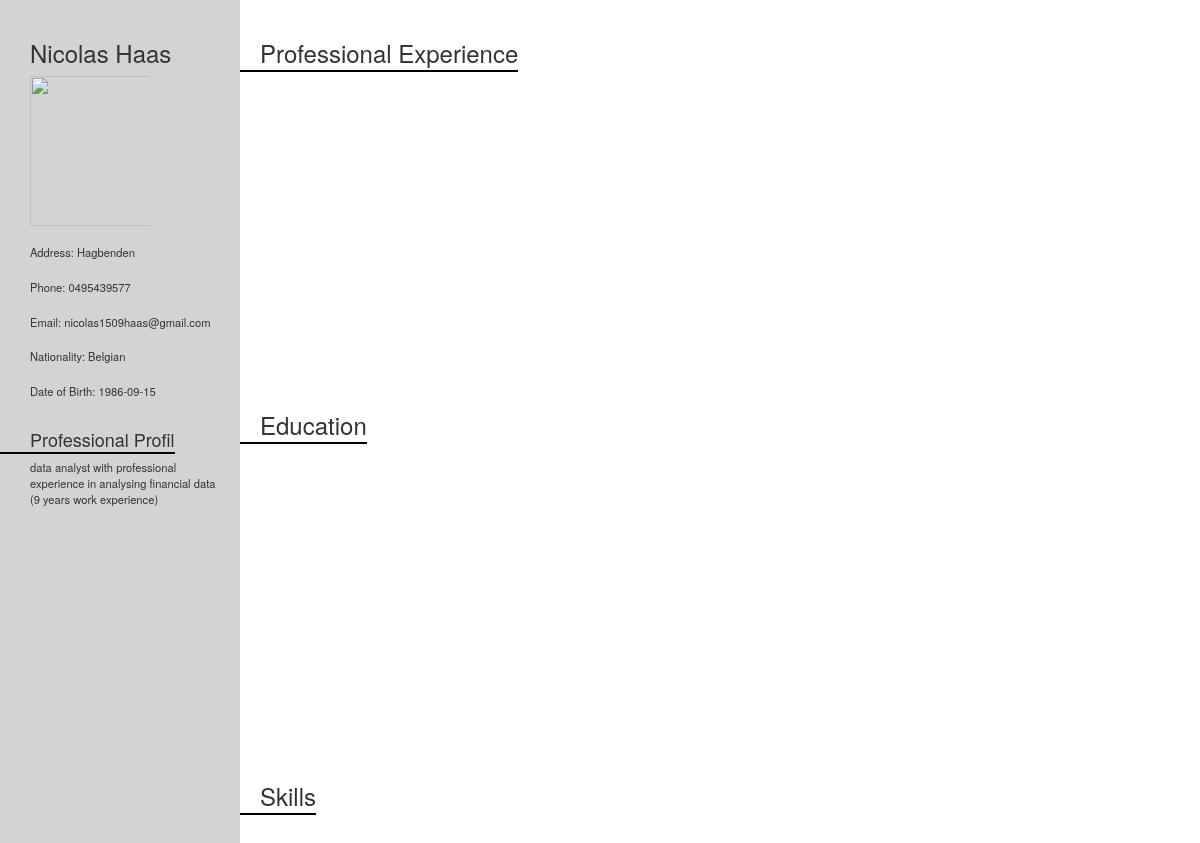
Screenshot of /result (signed in) with the database file from the repository.
### tables this page shows
CREATE TABLE personal (name text,picture image, address text, email text, phone text, nationality text, date_of_birth date, professional text, ID int, FOREIGN KEY(ID) REFERENCES users(id));

### application.py (the view)
@app.route("/result", methods=["GET"])
def result():
    IDe=session["user_id"]
    personal=db.execute("select * from personal order by ID desc limit 1")
    personal=personal.fetchone()
    experience=db.execute("select start_date,end_date,company,description,Place from experience2 where id=?",(IDe,))
    experience=experience.fetchall()
    education=db.execute("select start_date,end_date,institution,study,level,Place from education2 where ide=?",(IDe,))
    education=education.fetchall()
    skills=db.execute("select type from skills where IDE=?",(IDe,))
    skills=skills.fetchall()
    print(skills)
    return render_template("Layout_cv.html", personal=personal, experience=experience,education=education,skills=skills)

### templates/Layout_cv.html (shortened to what this page needs)
<!DOCTYPE html>
<html lang="en">
    <head>
        <link rel="stylesheet" type="text/css" href="https://maxcdn.bootstrapcdn.com/bootstrap/3.3.7/css/bootstrap.min.css">
    </head>
    <body>
        <div>
        <div class="split left">
        <h3 style="padding-left: 30px;">{{personal[0]}}</h3>
        <img src="https://ide-53cec3ba71e4421c9ba3858b9e6757de-8080.cs50.ws/res2" width="150" height="150" style="padding-left: 30px;"/>
        <h2 style="font-size: 0.8em">
        <div><p style="padding-left: 30px;overflow-wrap: break-word;">Address: {{personal[2]}}</p><br /><p style="padding-left: 30px;overflow-wrap: break-word;">Phone: {{personal[4]}}</p><br /><p style="padding-left: 30px;overflow-wrap: break-word;">Email: {{personal[3]}}</p><br /><p style="padding-left: 30px;overflow-wrap: break-word;">Nationality: {{personal[5]}}</p><br /><p style="padding-left: 30px;overflow-wrap: break-word;">Date of Birth: {{personal[6]}}</p><br /></div>
        </h2>
        <h4>
        <span style="padding-left: 30px;border-bottom: 2px solid black; width: 100%">Professional Profil</span>
        </h4>
        <table>
          <tr>
            <td><p style="padding-left: 30px;overflow-wrap: break-word; font-size: 0.8em;padding-right: 20px;">{{personal[7]}}</p></td>
          </tr>
        </table></div>
        <div class="split2 right">
        <h3>
        <span style="padding-left: 20px;border-bottom: 2px solid black; width: 100%;">Professional Experience</span>
        </h3>
        <table class="table" style="padding-left: 100px;">
        </table>
        <h3>
        <span style="padding-left: 20px;border-bottom: 2px solid black; width: 100%">Education</span>
        </h3>
        <table class="table" style="padding-left: 100px;">
        </table>
        <h3>
        <span style="padding-left: 20px;border-bottom: 2px solid black; width: 100%">Skills</span>
        </h3>
        <table class = "table" style="padding-left: 100px;">
        </table>
        </div>
        </div>
    </body>
</html>

### templates/Layout_cv.html (style rules this page uses)
.table { height: 30%; width:500px; table-layout:fixed; border-collapse: collapse; }
body { height: 842px; width: 595px; margin-left: auto; margin-right: auto; }
.split { height: 100%; width: 20%; position: fixed; z-index: 1; top: 0; overflow-x: hidden; padding-top: 20px; }
.split2 { height: 80%; width: 80%; position: fixed; z-index: 1; top: 0; overflow-x: hidden; padding-top: 20px; }
.left { left: 0; background-color: lightgrey !important; }
.right { right: 0; background-color: none; }

### rows the page displays
personal: name "Nicolas Haas", address "Hagbenden", phone "0495439577", email "nicolas1509haas@gmail.com", nationality "Belgian", date_of_birth "1986-09-15", professional "data analyst with professional experience in analysing financial data (9 years work experience)"
